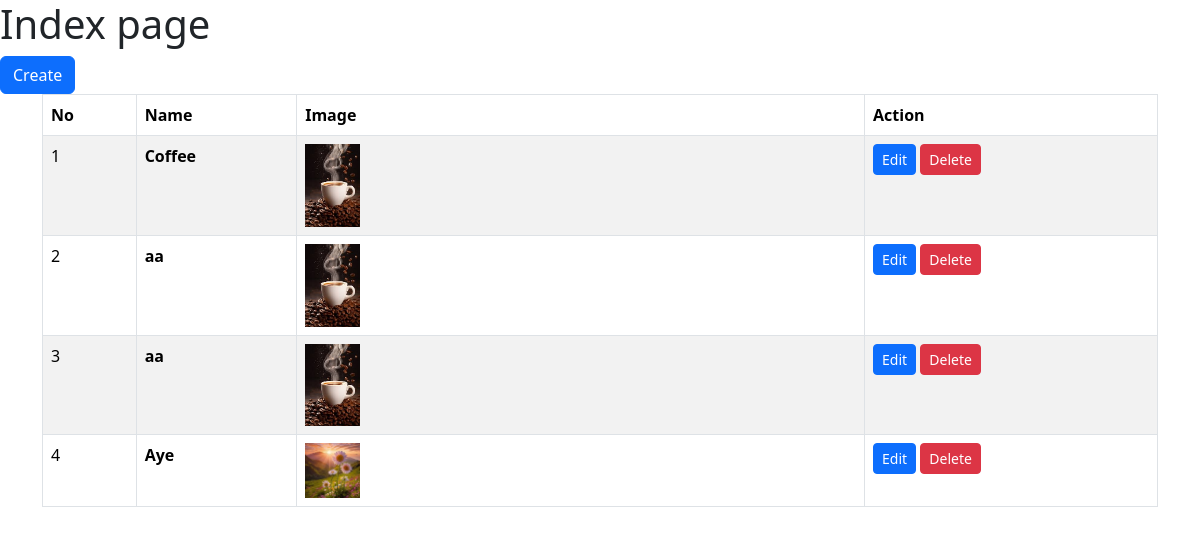
Before: / with the older database file.
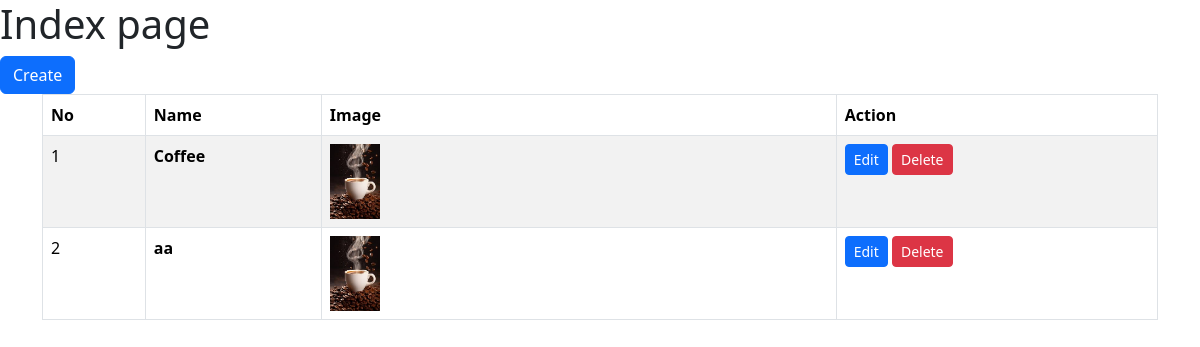
After: the same page with the newer database file.
### main/models.py (models this page shows, shortened)
class Image(models.Model):
    name = models.CharField(max_length=50)
    image = models.ImageField(upload_to="photoes/")

### main/views.py (the view)
# urls.py: path('', views.index, name='index'),
def index(request):
    images = Image.objects.all()
    context = {'images':images}
    return render(request, 'index.html', context)

### templates/index.html
{% extends "main.html" %}
{% block content %}
    <h1>Index page</h1>
    <a href="{% url 'create' %}" class="btn btn-primary">Create</a>
    <div class="container">
        <table class="table table-striped table-bordered">
            <thead>
              <tr>
                <th scope="col">No</th>
                <th scope="col">Name</th>
                <th scope="col">Image</th>
                <th scope="col">Action</th>
              </tr>
            </thead>
            <tbody>
              {% for image in images %}
                <tr>
                  <td>{{ forloop.counter }}</td>
                  <td><b>{{ image.name }}</b></td>
                  <td>
                    <img src="{{ image.image.url }}" alt="" width="10%">
                  </td>
                  <td>
                    <a href="{% url 'edit' image.id %}" type="submit" class="btn btn-primary btn-sm">Edit</a>
                    <a href="{% url 'delete' image.id %}" type="submit" class="btn btn-danger btn-sm">Delete</a>
                  </td>
                </tr>
              {% endfor %}
            </tbody>
        </table>
    </div>
{% endblock content %}

Changed rows visible on the page:
removed Image: name "aa", image (picture)
removed Image: name "Aye", image (picture)
